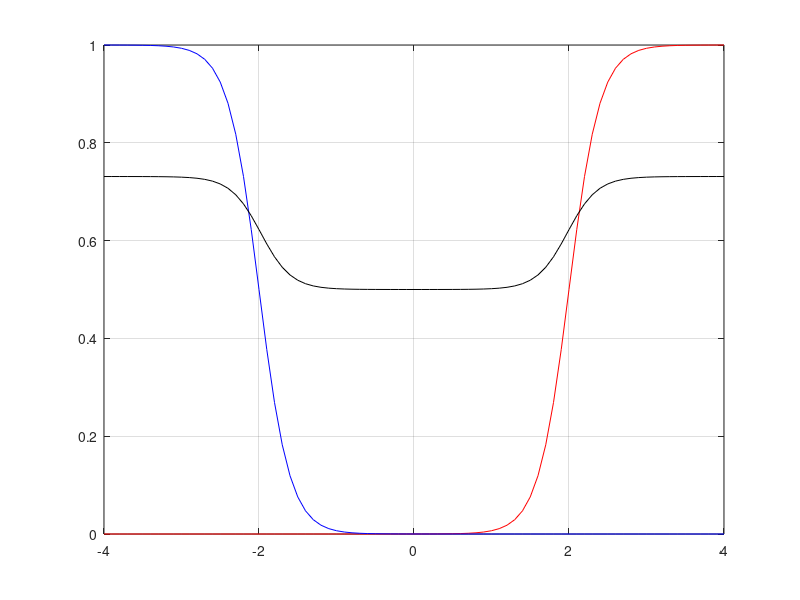

Here is the MATLAB script that generated this plot:


clear all
close all

w=5*[1 -1];
%b=[-3 -3];
u=[2 -2];

wout=[1 1];
bout=0;

x=[-4:0.1:4];

a1=w(1)*(x-u(1));
h1=1./(1+exp(-a1));

a2=w(2)*(x-u(2));
h2=1./(1+exp(-a2));

aout=wout(1)*h1+wout(2)*h2+bout;
yout=1./(1+exp(-aout));

figure
plot(x,h1,'r');
hold on
grid on
plot(x,h2,'b');
plot(x,yout,'k');
